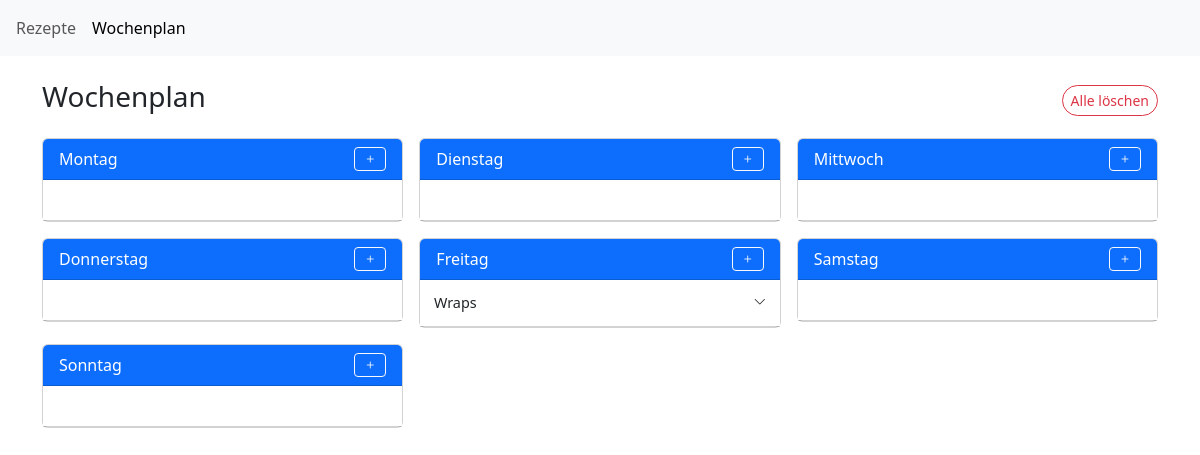
The page /recipes/weekly-plan/ on the database as committed earlier.
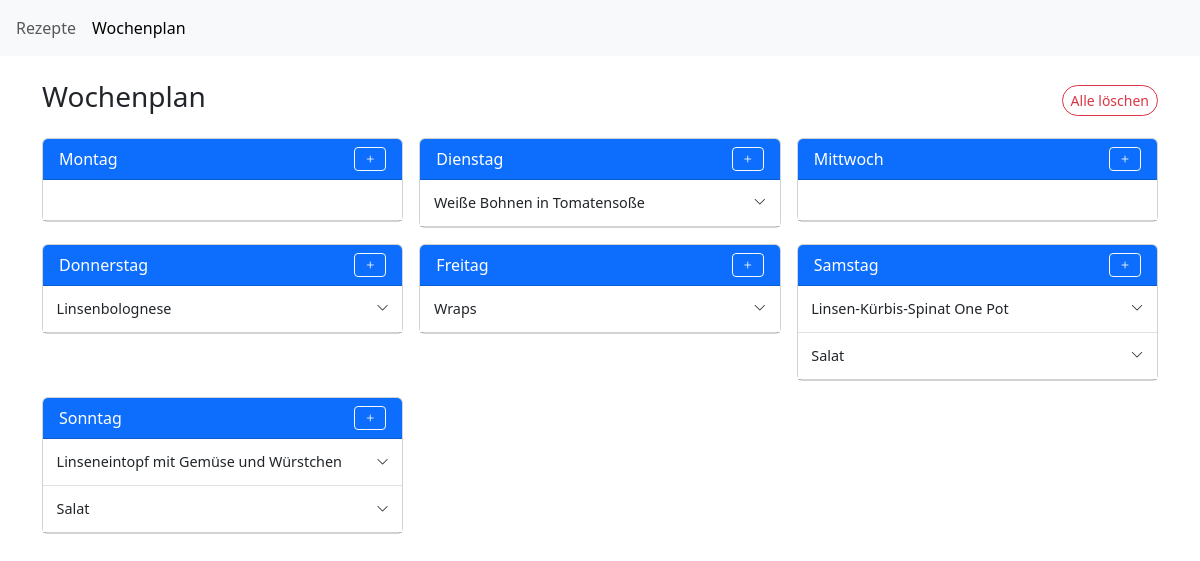
The same page on the database as committed later.
### recipes/models.py (models this page shows, shortened)
class WeeklyPlanEntry(models.Model):
    plan = models.ForeignKey(WeeklyPlan, related_name="entries", on_delete=models.CASCADE)
    day = models.CharField(max_length=10, choices=DAY_CHOICES)
    recipe = models.ForeignKey('Recipe', on_delete=models.CASCADE)
    comment = models.TextField(blank=True)
    class Meta:
        ordering = ['day', 'id']  # damit die Einträge in Tagesreihenfolge angezeigt werden

class Recipe(models.Model):
    title = models.CharField(
        max_length=200,
        help_text="Titel"
    )
    slug = models.SlugField(
        unique=True,
        blank=True
    )
    servings = models.PositiveIntegerField(
        help_text="Portionen",
        null=True,
        blank=True,
    )
    image = models.ImageField(
        upload_to='recipes/',
        blank=True,
        null=True,
        help_text="Hauptbild"
    )
    labels = models.ManyToManyField(
        "Label",
        blank=True,
        help_text="Label"
    )
    duration_minutes = models.PositiveIntegerField(
        null=True,
        blank=True,
        help_text="Gesamtdauer des Rezepts in Minuten"
    )
    working_time = models.PositiveIntegerField(
        null=True,
        blank=True,
        help_text="Arbeitsdauer des Rezepts in Minuten"
    )
    temperature_celsius = models.PositiveIntegerField(
        null=True,
        blank=True,
        help_text="Back-/Ofentemperatur in °C (Ober-/Unterhitze)"
    )
    ingredients = models.CharField(
        null=True,
        blank=True,
        max_length=1000,  # Du solltest hier eine Länge definieren, falls du lange Zutatenlisten erwartest
        help_text="Zutaten"
    )
    steps = models.CharField(
        null=True,
        blank=True,
        max_length=1000,  # Ebenso für Schritte
        help_text="Anleitung"
    )
    cooked_count = models.PositiveIntegerField(
        default=0,
        help_text="So oft wurde das Rezept schon gekocht"
    )
    external_link = models.URLField(
        blank=True,
        null=True,
        help_text="Fügen Sie einen externen Link hinzu."
    )  # Neues Feld für den externen Link
    def get_absolute_url(self):
        return reverse("recipes:detail", kwargs={"slug": self.slug})

### recipes/views.py (the view, shortened to what this page needs)
# urls.py: path('weekly-plan/', views.weekly_plan_view, name='weekly_plan'),
def weekly_plan_view(request):
    week_start = date(2000, 1, 1)
    plan, _ = WeeklyPlan.objects.get_or_create(week_start=week_start)
    params = request.GET.copy()
    action = params.get("action")
    recipe_id = params.get("recipe_id")
    day = params.get("day")
    if action == "add" and recipe_id and day in DAYS:
        recipe = get_object_or_404(Recipe, id=recipe_id)
        WeeklyPlanEntry.objects.create(plan=plan, day=day, recipe=recipe)
        for key in ["recipe_id", "action", "day", "entry_id"]:
            params.pop(key, None)
        return redirect(f"{reverse('recipes:weekly_plan')}?{params.urlencode()}")
    elif action == "clear":
        plan.entries.all().delete()
        for key in ["action", "recipe_id", "day", "entry_id"]:
            params.pop(key, None)
        return redirect(f"{reverse('recipes:weekly_plan')}?{params.urlencode()}")
    day_entries_list = [(day_name, plan.entries.filter(day=day_name)) for day_name in DAYS]
    context = {
        "plan": plan,
        "day_entries_list": day_entries_list,
        "recipes": Recipe.objects.all(),
        "days": DAYS,  # wichtig für das Dropdown in der Vorlage
    }
    return render(request, "recipes/weekly_plan.html", context)

### recipes/templates/recipes/weekly_plan.html (shortened to what this page needs)
{% extends "recipes/base.html" %}
{% block content %}
<div class="container my-4">
    <div class="d-flex justify-content-between align-items-center mb-3">
        <h3>Wochenplan</h3>
        <a href="?action=clear" class="btn btn-ios-sm-danger" title="Alle Einträge löschen">Alle löschen</a>
    </div>
    <div class="row g-3">
        {% for day, entries in day_entries_list %}
        <div class="col-md-4 col-sm-6">
            <div class="card">
                <div class="card-header bg-primary text-white d-flex align-items-center">
                    <span>{{ day }}</span>
                    <button
                    class="btn btn-sm btn-outline-light ms-auto toggle-btn"
                    data-bs-toggle="collapse"
                    data-bs-target="#collapseTwo{{day}}"
                    aria-expanded="false"
                    >
                        <i class="bi bi-plus plus-icon"></i>
                    </button>
                </div>
                <ul class="list-group list-group-flush day-list" data-day="{{ day }}">
                    {% for entry in entries %}
                    <li class="list-group-item text-muted empty-entry px-1">
                        <div class="accordion small-accordion w-100" id="accordion{{ entry.id }}">
                            <div class="accordion-item w-100">
                                <h2 class="accordion-header">
                                    <button
                                        class="accordion-button collapsed d-flex align-items-center"
                                        type="button"
                                        data-bs-toggle="collapse"
                                        data-bs-target="#collapseOne{{ entry.id }}"
                                        aria-expanded="false"
                                        aria-controls="collapseOne{{ entry.id }}"
                                    >
                                        <span class="flex-grow-1">
                                            {{ entry.recipe.title }}
                                        </span>
                                        <i class="bi bi-chevron-down small ms-2"></i>
                                    </button>
                                </h2>
                            </div>
                        </div>
                        </li>
                    {% empty %}
                        <li class="list-group-item text-muted empty-entry"><span class="invisible">placeholder</span></li>
                    {% endfor %}
                </ul>
            </div>
        </div>
        {% endfor %}
    </div>
</div>
{% endblock %}

### recipes/templates/recipes/base.html (shortened to what this page needs)
{% load static %}
<html>
    <head>
        <link href="https://cdn.jsdelivr.net/npm/bootstrap@5.3.3/dist/css/bootstrap.min.css" rel="stylesheet">
        <link href="https://cdn.jsdelivr.net/npm/bootstrap-icons/font/bootstrap-icons.css" rel="stylesheet">
        <link rel="stylesheet" href="{% static 'recipes/style.css' %}">
        <link href="https://cdn.jsdelivr.net/npm/tom-select@2.2.2/dist/css/tom-select.bootstrap5.min.css" rel="stylesheet">
    </head>
    <body>
        <nav class="navbar navbar-light bg-light">
            <div class="navbar-nav d-flex flex-row gap-3 ps-3">
                <a class="nav-link {% if request.resolver_match.url_name == 'index' %}active{% endif %}"
                href="{% url 'recipes:index' %}{% if request.GET %}?{{ request.GET.urlencode }}{% endif %}">
                    Rezepte
                </a>
                <a class="nav-link {% if request.resolver_match.url_name == 'weekly_plan' %}active{% endif %}"
                href="{% url 'recipes:weekly_plan' %}{% if request.GET %}?{{ request.GET.urlencode }}{% endif %}">
                    Wochenplan
                </a>
            </div>
        </nav>
        {% block content %}{% endblock %}
    </body>
</html>

### recipes/static/recipes/style.css (style rules this page uses)
.btn, .btn:hover, .btn:focus, .btn:active, .btn:focus-visible { box-shadow: none; transform: none; transition: none; }
.small-accordion .accordion-button { padding: 0.4rem 0.6rem; font-size: 0.9rem; }
.small-accordion .accordion-button::after { display: none; }
.small-accordion .accordion-item { border: none; }
.btn-ios-sm, .btn-ios-sm-secondary, .btn-ios-sm-success, .btn-ios-sm-filter, .btn-ios-sm-danger { display: inline-flex; align-items: center; justify-content: center; padding: 0.25rem 0.5rem; border-radius: 9999px; font-size: 0.875rem; font-weight: 500; transition: all 0.2s ease; }
.btn-ios-sm-danger { border: 1px solid #dc3545; background-color: #fff; color: #dc3545; }

Rows that differ between the two databases and show on the page:
added WeeklyPlanEntry: recipe "Weiße Bohnen in Tomatensoße", shown under "Dienstag"
added WeeklyPlanEntry: recipe "Linsenbolognese", shown under "Donnerstag"
added WeeklyPlanEntry: recipe "Linsen-Kürbis-Spinat One Pot", shown under "Samstag"
added WeeklyPlanEntry: recipe "Salat", shown under "Samstag"
added WeeklyPlanEntry: recipe "Linseneintopf mit Gemüse und Würstchen", shown under "Sonntag"
added WeeklyPlanEntry: recipe "Salat", shown under "Sonntag"
